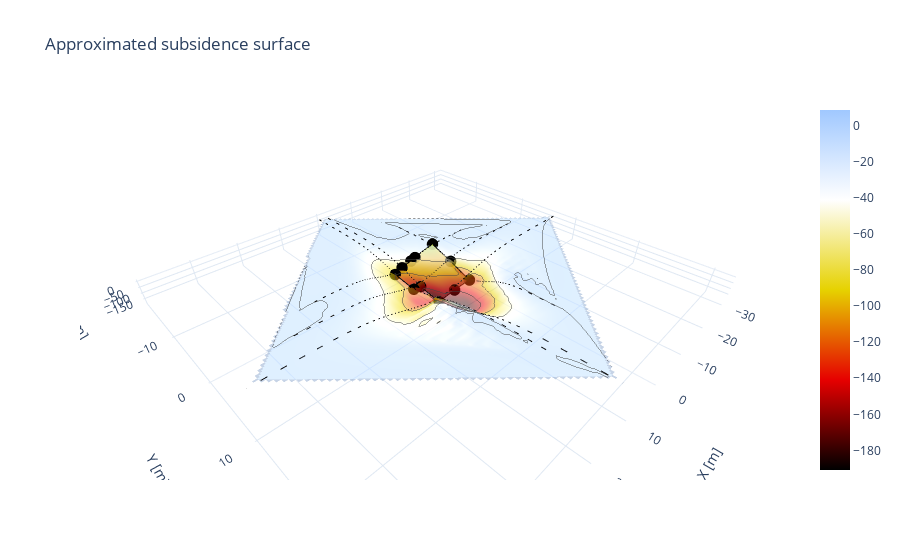

The cell this chart's notebook holds for it:
### Markdown cell above
### <strong> 0.5 | Estimating the greenfield soil profile for the building</strong>

### Code cell
ijsselsteinseweg.fit_gaussian(i_guess = 1, tolerance = 1e-2, step = 1) # Fit gaussian shapes to walls
plots.subsidence(ijsselsteinseweg, building = False, soil= True, deformation= True)
